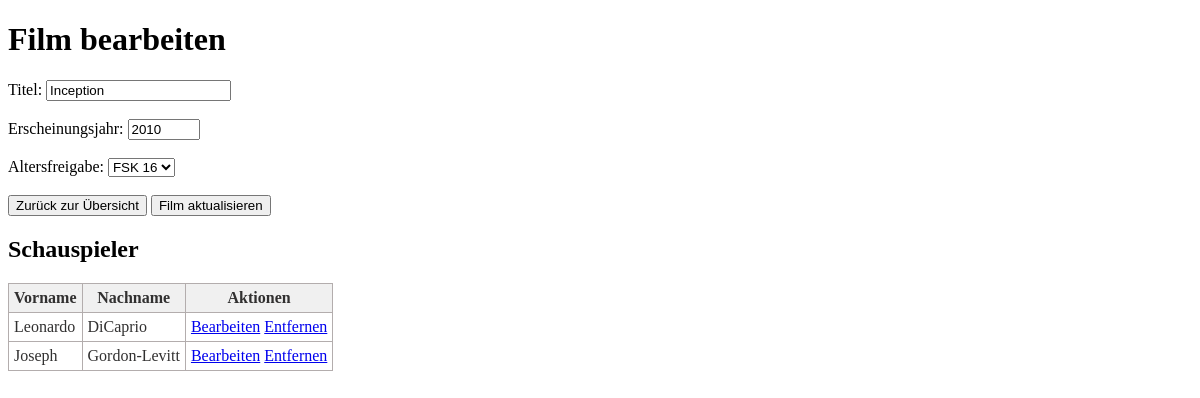
/edit_film.php?id=3, run on the app's committed database.
### tables this page shows
CREATE TABLE `tbl_films` (
  `FilmID` int(11) NOT NULL,
  `Title` varchar(255) DEFAULT NULL,
  `ReleaseYear` int(11) DEFAULT NULL,
  `FskID` int(11) DEFAULT NULL
);

CREATE TABLE `tbl_actors` (
  `ActorID` int(11) NOT NULL,
  `FirstName` varchar(255) DEFAULT NULL,
  `LastName` varchar(255) DEFAULT NULL
);

### film_functions.php (called while the page is built, shortened)
<?php
require_once 'db_connect.php';
function retrieveFilm(int $filmId): array
{
    global $conn;
    $sql = "SELECT f.*, fs.AgeLimit AS AgeLimit,
    GROUP_CONCAT(CONCAT(s.FirstName, ' ', s.LastName) SEPARATOR ', ') AS Actors
    FROM tbl_films f
    LEFT JOIN tbl_agelimit fs ON f.FSKID = fs.FSKID
    LEFT JOIN tbl_film_actor fa ON f.FilmId = fa.FilmId
    LEFT JOIN tbl_actors s ON fa.ActorID = s.ActorID
    WHERE f.FilmId = ?
    GROUP BY f.FilmId";
    $stmt = $conn->prepare($sql);
    $stmt->bind_param("i", $filmId);
    $stmt->execute();
    $result = $stmt->get_result();
    return $result->fetch_assoc();
}

### actor_functions.php (called while the page is built, shortened)
<?php
require_once 'db_connect.php';
function retrieveActors(int $filmId): array
{
    global $conn;
    $sql = "SELECT a.ActorID, a.FirstName, a.LastName FROM tbl_actors a
            INNER JOIN tbl_film_actor fa ON a.ActorID = fa.ActorID
            WHERE fa.FilmID = ?";
    $stmt = $conn->prepare($sql);
    $stmt->bind_param("i", $filmId);
    $stmt->execute();
    $result = $stmt->get_result();
    return $result->fetch_all(MYSQLI_ASSOC);
}

### edit_film.php (the view, shortened to what this page needs)
<?php
require_once 'db_connect.php';
require_once 'actor_functions.php';
require_once 'film_functions.php';
$filmId = $_GET["id"] ?? null;
$filmData = retrieveFilm($filmId);
?>
<!DOCTYPE html>
<html lang="de">
<head>
    <link rel="stylesheet" href="styles.css">
</head>
<body>
<h1>Film bearbeiten</h1>
<?php if ($filmData) : ?>
    <form method="post">
        <div>
            <label for="title">Titel:</label>
            <input type="text" id="title" name="title" value="<?= $filmData["Title"] ?>">
        </div>
        <br>
        <div>
            <label for="year">Erscheinungsjahr:</label>
            <input type="number" id="year" name="year" min="1900" max="2100" value="<?= $filmData["ReleaseYear"] ?>"><br>
        </div>
        <br>
        <div>
            <label for="ageLimit">Altersfreigabe:</label>
            <select id="ageLimit" name="ageLimit">
                <option value="16" <?= $filmData["FskID"] == 4 ? "selected" : "" ?>>FSK 16</option>
            </select>
        </div>
        <br>
        <div>
            <button type="button" onclick="window.location.href='index.php'">Zurück zur Übersicht</button>
            <input type="submit" value="Film aktualisieren">
        </div>
    </form>
<?php else : ?>
    <p>Der Film konnte nicht gefunden werden.</p>
<?php endif; ?>
<h2>Schauspieler </h2>
<?php if ($filmData) : ?>
    <table>
        <tr>
            <th>Vorname</th>
            <th>Nachname</th>
            <th>Aktionen</th>
        </tr>
        <?php
        $actors = retrieveActors($filmData["FilmID"]);
        foreach ($actors as $actor) : ?>
            <tr>
                <td><?= $actor["FirstName"] ?></td>
                <td><?= $actor["LastName"] ?></td>
                <td>
                    <a href="edit_actor.php?id=<?= $actor['ActorID']; ?>">Bearbeiten</a>
                    <a href="?action=unlink_actor&actor_id=<?= $actor['ActorID']; ?>&film_id=<?= $filmId; ?>"
                       onclick="return confirm('Sind Sie sicher, dass Sie diesen Schauspieler löschen möchten?');">Entfernen</a>
                </td>
            </tr>
        <?php endforeach; ?>
    </table>
<?php endif; ?>
</body>
</html>

### styles.css (style rules this page uses)
table { border:1px solid #b3adad; border-collapse:collapse; padding:5px; }
table th { border:1px solid #b3adad; padding:5px; background: #f0f0f0; color: #313030; }
table td { border:1px solid #b3adad; text-align:left; padding:5px; background: #ffffff; color: #313030; }

### data on the page
tbl_films: title "Inception", year "2010", ageLimit "FSK 16"
tbl_actors: FirstName "Leonardo", LastName "DiCaprio"
tbl_actors: FirstName "Joseph", LastName "Gordon-Levitt"
